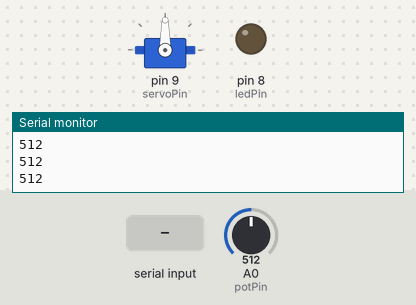
Bench run of a sketch on a simulated Arduino Uno, built with avr-gcc and run on an emulated ATmega328P. Parts: servo, output pins drawn as LEDs (lit = HIGH), the last lines printed to the serial monitor. The inputs (shaded band) are chosen by the test bench; at power-on: A0 (potPin) = 512.

Above: at 1.2 s.
1.3 s: A0 (potPin) set to 716
At 1.8 s:
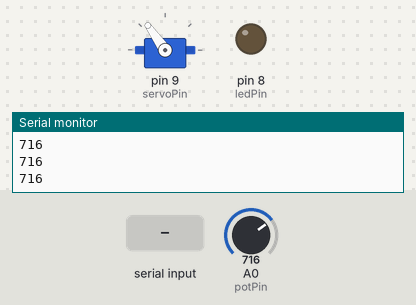
2.8 s: "H" received over Serial
At 3.2 s:
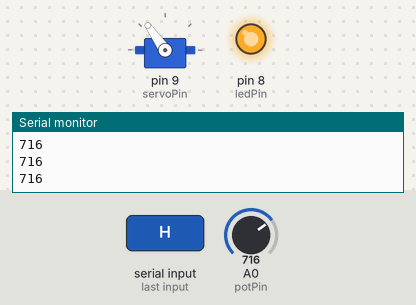
4.3 s: A0 (potPin) set to 900
At 5.5 s:
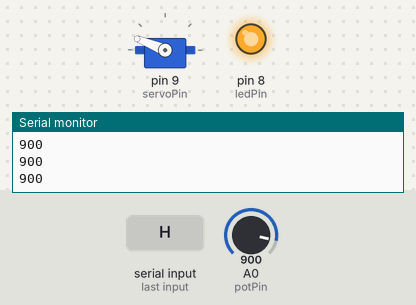
5.8 s: "L" received over Serial
At 7.0 s:
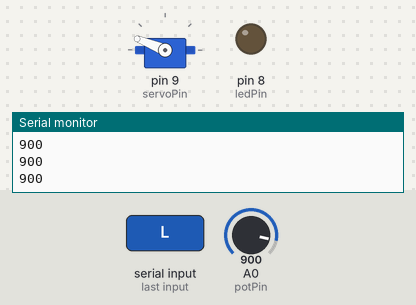
7.3 s: A0 (potPin) set to 1023
At 8.5 s:
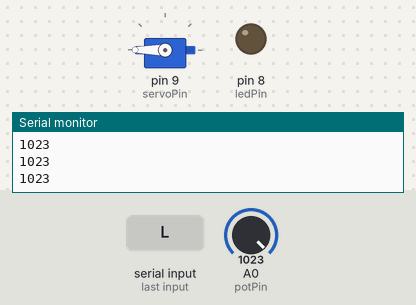
8.8 s: A0 (potPin) set to 306
At 9.9 s:
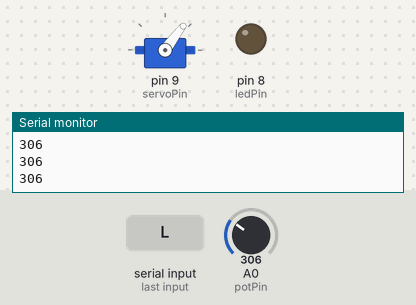
Timing chart, 0 to 11.3 s (numbered marks = the images above; inputs shaded):
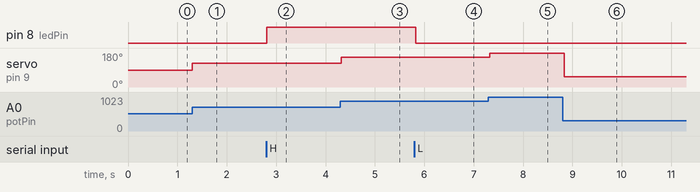

Measured:
- after the input at 1.3 s, servo on pin 9 (servoPin): 90° → 125° at once
- after the input at 2.8 s, pin 8 (ledPin): LOW → HIGH at once
- after the input at 4.3 s, servo on pin 9 (servoPin): 125° → 158° at once
- after the input at 5.8 s, pin 8 (ledPin): HIGH → LOW at once
- after the input at 7.3 s, servo on pin 9 (servoPin): 158° → 180° at once
- after the input at 8.8 s, servo on pin 9 (servoPin): 180° → 53° at once

The sketch:

Task_2.ino
```cpp
#include <Servo.h>

const int potPin = A0;
const int ledPin = 8;
const int servoPin = 9; // Pin PWM untuk servo

Servo myServo;  // Cipta objek servo
bool isHalted = false; // Flag to track halt status

void setup() {
  Serial.begin(9600);
  myServo.attach(servoPin);
  pinMode(ledPin, OUTPUT);
}

void loop() {
  // 1. Check for incoming serial commands from Python
  if (Serial.available() > 0) {
    char command = Serial.read();
    if (command == 'H') {
      digitalWrite(ledPin, HIGH); // Turn LED ON
    } else if (command == 'L') {
      digitalWrite(ledPin, LOW);  // Turn LED OFF
    } else if (command == 'X') {
      isHalted = true;            // Halt Arduino execution/servo updates
    } else if (command == 'R') {
      isHalted = false;           // Resume normal execution
    }
  }

  // If halted by keyboard command, skip potentiometer reading and servo updates
  if (isHalted) {
    digitalWrite(ledPin, LOW); // Turn off LED as visual indicator of halt state
    delay(100);
    return;
  }

  // 2. Read and send potentiometer value to Python
  int potValue = analogRead(potPin);
  Serial.println(potValue);

  // 3. Map potentiometer value to servo angle and update position
  int angle = map(potValue, 0, 1023, 0, 180);
  myServo.write(angle);

  delay(100); // Small delay for stability
}
```
